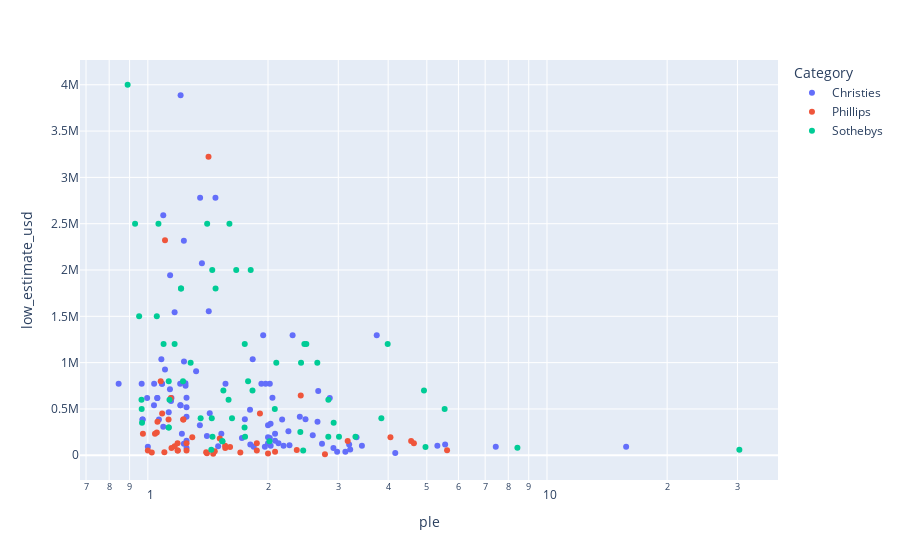

Source (notebook cell):
### Code cell
import plotly.express as px

#df_2007 = px.data.gapminder().query("year==2007")

fig = px.scatter(dfSubset, y="low_estimate_usd", x="ple", log_x=True, color='Category')
print("plotly express hovertemplate:", fig.data[0].hovertemplate)
fig.update_traces(hovertemplate='low_estimate_usd: %{x} <br>ple: %{y}') #
fig.update_traces(hovertemplate=None, selector={'name':'Europe'}) # revert to default hover
print("user_defined hovertemplate:", fig.data[0].hovertemplate)
fig.show()
